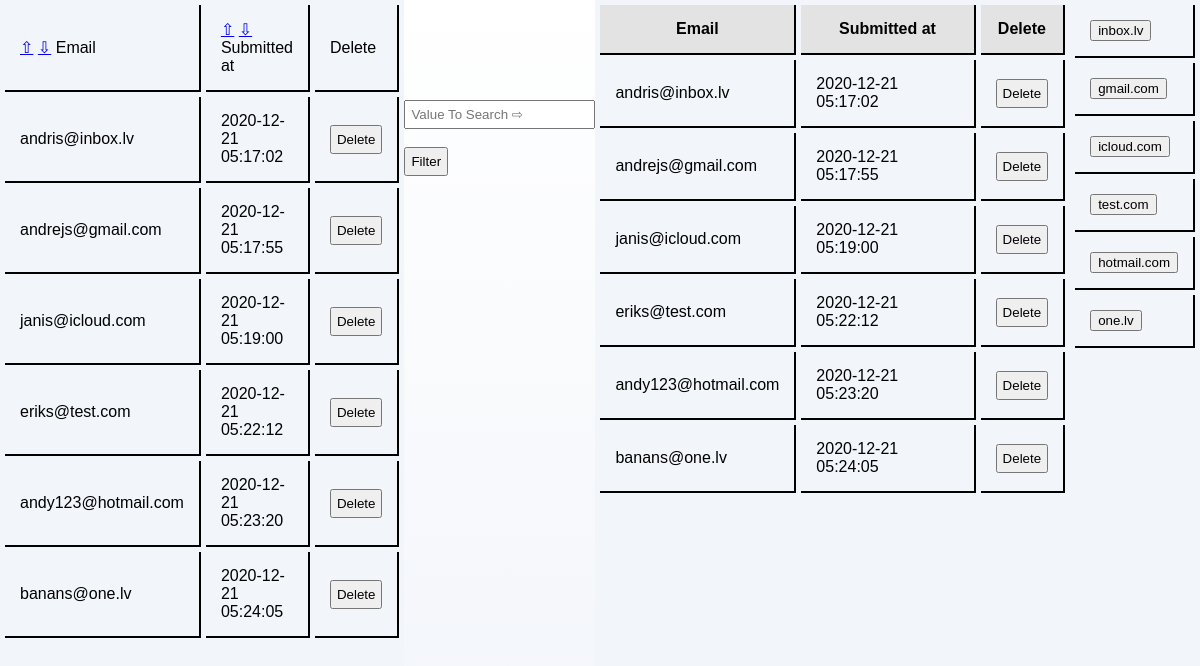
/posts/index, run on the app's committed database.
### tables this page shows
CREATE TABLE `emails` (
  `id` int(255) NOT NULL,
  `email` varchar(255) DEFAULT NULL,
  `created_at` datetime NOT NULL DEFAULT current_timestamp()
);

### app/controllers/Posts.php (called while the page is built, shortened)
<?php
class Posts extends Controller {
    public function __construct() {
        $this->postModel = $this->model('Post');
    }
    public function index() {
        $posts = $this->postModel->findAllPosts();
        $data = [
            'posts' => $posts
        ];
        $this->view('posts/index', $data);
    }
}

### app/libraries/Core.php (called while the page is built, shortened)
<?php
class Core {
  protected $currentMethod = 'index';
  public function __construct(){
    $url = $this->getUrl();
    if(file_exists('../app/controllers/' . ucwords($url[0]). '.php')){
      unset($url[0]);
    }
    $this->currentController = new $this->currentController;
    if(isset($url[1])){
      if(method_exists($this->currentController, $url[1])){
        $this->currentMethod = $url[1];
        unset($url[1]);
      }
    }
    $this->params = $url ? array_values($url) : [];
    call_user_func_array([$this->currentController, $this->currentMethod], $this->params);
  }
  public function getUrl(){
    if(isset($_GET['url'])){
      $url = rtrim($_GET['url'], '/');
      $url = filter_var($url, FILTER_SANITIZE_URL);
      $url = explode('/', $url);
      return $url;
    }
  }
}

### app/require.php (called while the page is built, shortened)
<?php
    require_once 'libraries/Core.php';
    require_once 'libraries/Controller.php';
    require_once 'libraries/Database.php';
    $init = new Core();

### public/index.php (called while the page is built)
<?php
    require_once '../app/require.php';

### app/libraries/Database.php (called while the page is built, shortened)
<?php
class Database {
    private $dbHost = DB_HOST;
    private $dbUser = DB_USER;
    private $dbPass = DB_PASS;
    private $dbName = DB_NAME;
    private $statement;
    private $dbHandler;
    public function __construct() {
        $conn = 'mysql:host=' . $this->dbHost . ';dbname=' . $this->dbName;
        $options = array(
            PDO::ATTR_PERSISTENT => true,
            PDO::ATTR_ERRMODE => PDO::ERRMODE_EXCEPTION
        );
        try {
            $this->dbHandler = new PDO($conn, $this->dbUser, $this->dbPass, $options);
        } catch (PDOException $e) {
            $this->error = $e->getMessage();
            echo $this->error;
        }
    }
    public function query($sql) {
        $this->statement = $this->dbHandler->prepare($sql);
    }
    public function execute() {
        return $this->statement->execute();
    }
    public function resultSet() {
        $this->execute();
        return $this->statement->fetchAll(PDO::FETCH_OBJ);
    }
}

### app/models/Post.php (called while the page is built, shortened)
<?php
class Post {
    private $db;
    public function __construct() {
        $this->db = new Database;
    }
    public function findAllPosts() {
        $this->db->query('SELECT * FROM emails ORDER BY created_at  ASC');
        $results = $this->db->resultSet();
        return $results;
    }
}

### app/views/posts/index.php (the view, shortened to what this page needs)
<?php
if(isset($_POST['search' ])){
    $valueToSearch = $_POST['valueToSearch' ];
        $query =("SELECT * FROM `emails` WHERE CONCAT( `email`) LIKE '%".$valueToSearch."%'");
        $search_result = filterTable($query);
}
else if(isset($_POST['filter' ])){
    $valueToSearch = $_POST['filter' ];
        $query =("SELECT * FROM `emails` WHERE CONCAT( `email`) LIKE '%".$valueToSearch."%'");
        $search_result = filterTable($query);
}
else {
    $query = "SELECT * FROM `emails`";
    $search_result = filterTable($query);
}
function filterTable($query){
    $connect = mysqli_connect("localhost", "root", "", "mbit_email_list");
    $filter_Result = mysqli_query($connect, $query);
    return $filter_Result;
}
?>
<!DOCTYPE html>
<html lang="en">
<head>
    <link rel="stylesheet" href="<?php echo URLROOT ?>/public/css/style.css">
</head>
<body>
<div class="tables">
<table>
    <tr>
        <td width="30%"> <a href="<?php echo URLROOT . "/posts/EmailASC"?>">&#8679;</a>
        <a href="<?php echo URLROOT . "/posts/EmailDEC/"?>">&#8681;</a> Email</td>
        <td width="30"> <a href="<?php echo URLROOT . "/posts/index"?>">&#8679;</a>
        <a href="<?php echo URLROOT . "/posts/DateDEC"?>">&#8681;</a> Submitted at</td>
        <td width="10%">Delete</td>
    </tr>
    <?php foreach($data['posts']  as $email ): ?>
        <form action="<?php echo URLROOT . "/posts/delete/" . $email->id ?>" method="POST">
            <tr>
                <td><?php echo $email->email; ?></td>
                <td><?php echo $email->created_at; ?></td>
                <td><input  type="submit"   name="delete" value="Delete" ></td>
            </tr>
        </form>
    <?php endforeach; ?>
</table>
<table>
    <form action="index.php" method="post">
        <div class="search">
            <input type="text" name="valueToSearch" placeholder="Value To Search &#8680;" ><br><br>
            <input type="submit" name="search" value="Filter"><br><br>
        </div>
            <tr>
                <th>Email</th>
                <th>Submitted at</th>
                <th>Delete</th>
            </tr>
        <?php while($row = mysqli_fetch_array($search_result)):?>
            <tr>
                <td><?php echo $row['email'];?></td>
                <td><?php echo $row['created_at'];?></td>
                <form action="<?php echo URLROOT . "/posts/delete/" . $email->id ?>" method="POST">
                <td><input  type="submit"   name="delete" value="Delete" ></td>
                </form>
            </tr>
        <?php endwhile;?>
    </form>
</table>
<table>
     <?php
    foreach($data['posts']  as $email ):
        $emaili = "echo $email->email";
        $parts = explode("@",$emaili );
        $domains = $parts [1];
    ?>
    <form action="index.php" method="post">
        <tr>
            <td>
                <button name="filter" type="text" value="<?php echo $domains;?>" > <?php echo $domains;?> </button>
            </td>
        </tr>
    </form>
    <?php endforeach; ?>
</div>

### app/libraries/Controller.php (shortened to what this page needs)
<?php
class Controller {
    public function view($view, $data = []) {
        if (file_exists('../app/views/' . $view . '.php')) {
            require_once '../app/views/' . $view . '.php';
        } else {
            die("View does not exists.");
        }
    }
}

### public/css/style.css (style rules this page uses)
html, body { margin: 0; padding: 0; width: 100%; height: 100%; background:linear-gradient(180deg, #FFFFFF 0%, #F2F5FA 100%); }
input { padding-top: 4px; padding-left: 39px; -webkit-box-sizing: border-box; -moz-box-sizing: border-box; box-sizing: border-box; }
table { font-family: Arial, sans-serif; display: flex; flex-direction:row; align-items: inline; min-height: 100vh; border-spacing: 5px; background: #f2f5fa; }
th { background-color: #e3e3e4; font-weight: bold; }
td, th { border-style: solid; border-width: 0 2px 2px 0; border-color: rgb(0, 0, 0); padding: 15px 15px; }
.tables { display: flex;; flex-direction:row; align-items: inline; }
.search { padding-top: 100px; }
.tables input { padding: 5px; }

### data on the page
emails: email "andris@inbox.lv", created_at "2020-12-21 05:17:02", email "inbox.lv"
emails: email "andrejs@gmail.com", created_at "2020-12-21 05:17:55", email "gmail.com"
emails: email "janis@icloud.com", created_at "2020-12-21 05:19:00", email "icloud.com"
emails: email "eriks@test.com", created_at "2020-12-21 05:22:12", email "test.com"
emails: email "andy123@hotmail.com", created_at "2020-12-21 05:23:20", email "hotmail.com"
emails: email "banans@one.lv", created_at "2020-12-21 05:24:05", email "one.lv"
